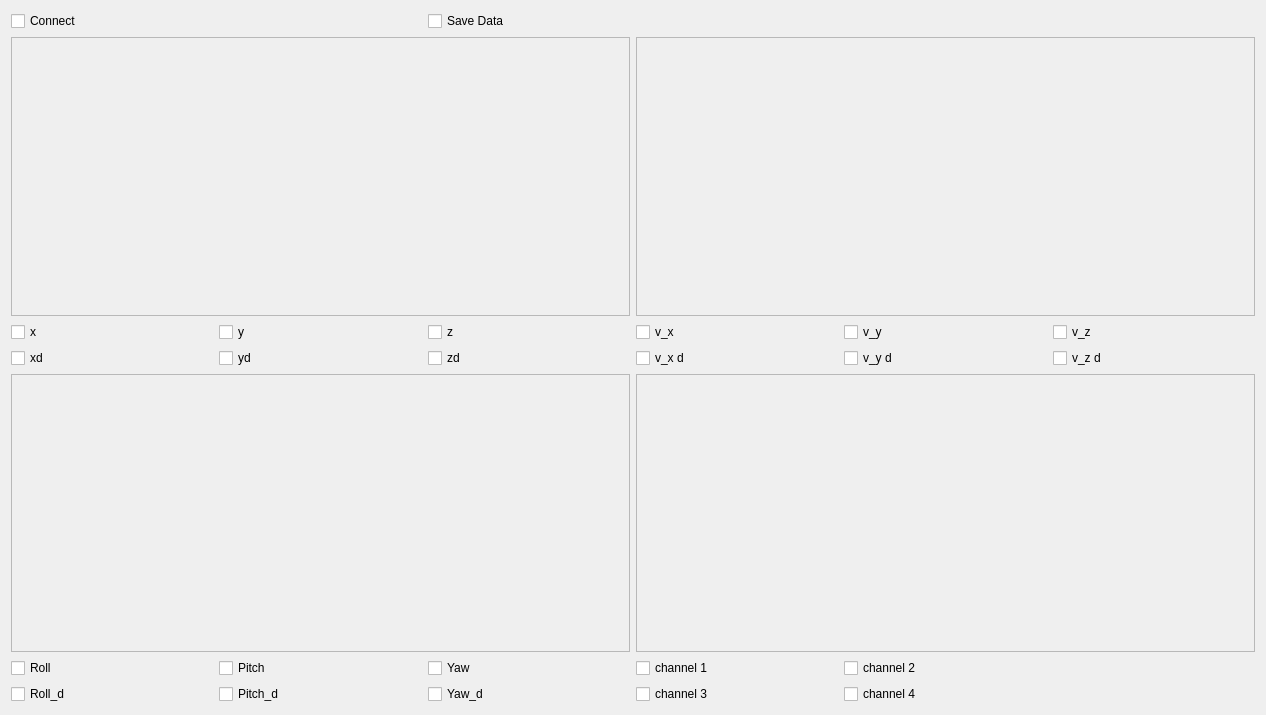
<?xml version="1.0" encoding="UTF-8"?>
<ui version="4.0">
 <class>Form</class>
 <widget class="QWidget" name="Form">
  <property name="geometry">
   <rect>
    <x>0</x>
    <y>0</y>
    <width>1266</width>
    <height>715</height>
   </rect>
  </property>
  <property name="windowTitle">
   <string>Form</string>
  </property>
  <property name="styleSheet">
   <string notr="true"/>
  </property>
  <layout class="QGridLayout" name="gridLayout">
   <item row="6" column="1">
    <widget class="QCheckBox" name="Xcheck">
     <property name="text">
      <string>x</string>
     </property>
    </widget>
   </item>
   <item row="8" column="1">
    <widget class="QCheckBox" name="Xdcheck">
     <property name="text">
      <string>xd</string>
     </property>
    </widget>
   </item>
   <item row="8" column="2">
    <widget class="QCheckBox" name="Ydcheck">
     <property name="text">
      <string>yd</string>
     </property>
    </widget>
   </item>
   <item row="6" column="2">
    <widget class="QCheckBox" name="Ycheck">
     <property name="text">
      <string>y</string>
     </property>
    </widget>
   </item>
   <item row="8" column="3">
    <widget class="QCheckBox" name="Zdcheck">
     <property name="text">
      <string>zd</string>
     </property>
    </widget>
   </item>
   <item row="20" column="1">
    <widget class="QCheckBox" name="Roll_check">
     <property name="text">
      <string>Roll</string>
     </property>
    </widget>
   </item>
   <item row="0" column="1">
    <widget class="QCheckBox" name="ButtonSubscribe">
     <property name="text">
      <string>Connect</string>
     </property>
    </widget>
   </item>
   <item row="20" column="2">
    <widget class="QCheckBox" name="Pitch_check">
     <property name="text">
      <string>Pitch</string>
     </property>
    </widget>
   </item>
   <item row="20" column="3">
    <widget class="QCheckBox" name="Yaw_check">
     <property name="text">
      <string>Yaw</string>
     </property>
    </widget>
   </item>
   <item row="21" column="1">
    <widget class="QCheckBox" name="Rolld_check">
     <property name="text">
      <string>Roll_d</string>
     </property>
    </widget>
   </item>
   <item row="21" column="2">
    <widget class="QCheckBox" name="Pitchd_check">
     <property name="text">
      <string>Pitch_d</string>
     </property>
    </widget>
   </item>
   <item row="21" column="3">
    <widget class="QCheckBox" name="Yawd_check">
     <property name="text">
      <string>Yaw_d</string>
     </property>
    </widget>
   </item>
   <item row="0" column="3">
    <widget class="QCheckBox" name="ButtonRequestSave">
     <property name="text">
      <string>Save Data</string>
     </property>
    </widget>
   </item>
   <item row="6" column="4">
    <widget class="QCheckBox" name="Xvelcheck">
     <property name="text">
      <string>v_x</string>
     </property>
    </widget>
   </item>
   <item row="6" column="5">
    <widget class="QCheckBox" name="Yvelcheck">
     <property name="text">
      <string>v_y</string>
     </property>
    </widget>
   </item>
   <item row="6" column="3">
    <widget class="QCheckBox" name="Zcheck">
     <property name="text">
      <string>z</string>
     </property>
    </widget>
   </item>
   <item row="6" column="6">
    <widget class="QCheckBox" name="Zvelcheck">
     <property name="text">
      <string>v_z</string>
     </property>
    </widget>
   </item>
   <item row="4" column="4" colspan="3">
    <widget class="QFrame" name="frame_2">
     <property name="frameShape">
      <enum>QFrame::StyledPanel</enum>
     </property>
     <property name="frameShadow">
      <enum>QFrame::Raised</enum>
     </property>
    </widget>
   </item>
   <item row="4" column="1" colspan="3">
    <widget class="QFrame" name="frame">
     <property name="frameShape">
      <enum>QFrame::StyledPanel</enum>
     </property>
     <property name="frameShadow">
      <enum>QFrame::Raised</enum>
     </property>
    </widget>
   </item>
   <item row="8" column="4">
    <widget class="QCheckBox" name="Xdvelcheck">
     <property name="text">
      <string>v_x d</string>
     </property>
    </widget>
   </item>
   <item row="8" column="5">
    <widget class="QCheckBox" name="Ydvelcheck">
     <property name="text">
      <string>v_y d</string>
     </property>
    </widget>
   </item>
   <item row="8" column="6">
    <widget class="QCheckBox" name="Zdvelcheck">
     <property name="text">
      <string>v_z d</string>
     </property>
    </widget>
   </item>
   <item row="19" column="1" colspan="3">
    <widget class="QFrame" name="frame_3">
     <property name="frameShape">
      <enum>QFrame::StyledPanel</enum>
     </property>
     <property name="frameShadow">
      <enum>QFrame::Raised</enum>
     </property>
    </widget>
   </item>
   <item row="19" column="4" colspan="3">
    <widget class="QFrame" name="frame_4">
     <property name="frameShape">
      <enum>QFrame::StyledPanel</enum>
     </property>
     <property name="frameShadow">
      <enum>QFrame::Raised</enum>
     </property>
    </widget>
   </item>
   <item row="20" column="4">
    <widget class="QCheckBox" name="Ch1check">
     <property name="text">
      <string>channel 1</string>
     </property>
    </widget>
   </item>
   <item row="20" column="5">
    <widget class="QCheckBox" name="Ch2check">
     <property name="text">
      <string>channel 2</string>
     </property>
    </widget>
   </item>
   <item row="21" column="5">
    <widget class="QCheckBox" name="Ch4check">
     <property name="text">
      <string>channel 4</string>
     </property>
    </widget>
   </item>
   <item row="21" column="4">
    <widget class="QCheckBox" name="Ch3check">
     <property name="text">
      <string>channel 3</string>
     </property>
    </widget>
   </item>
  </layout>
 </widget>
 <resources/>
 <connections/>
</ui>
